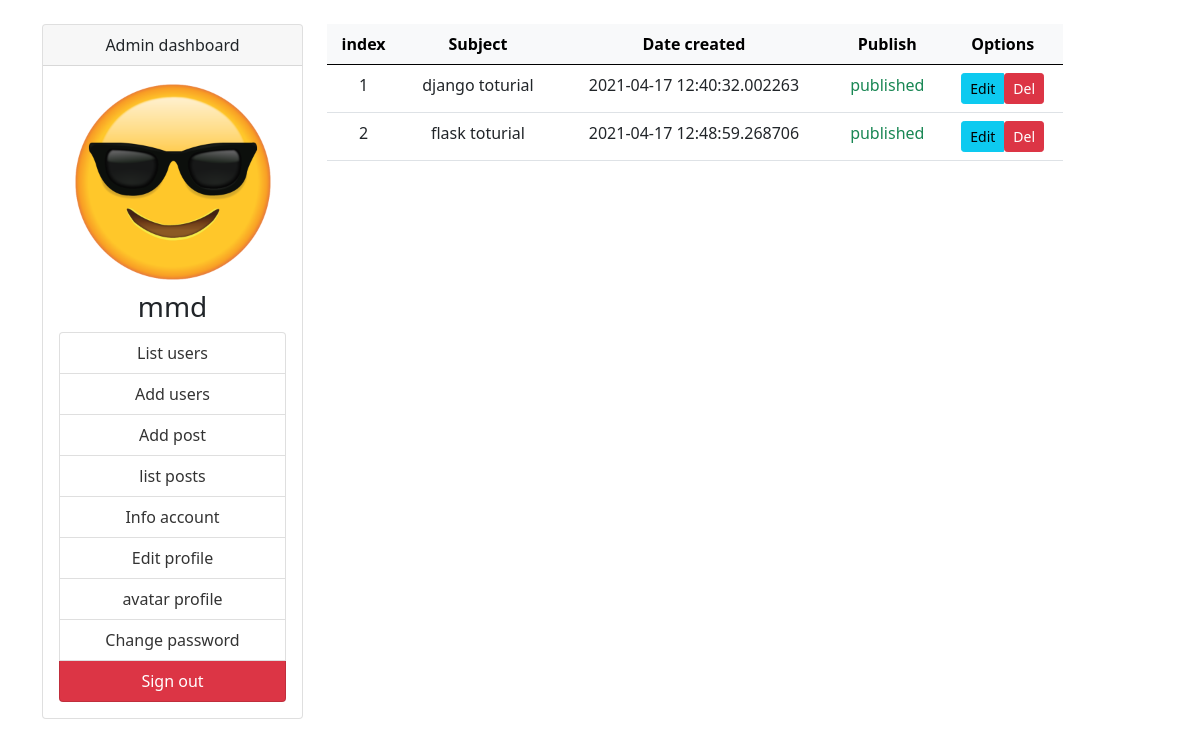
/Admin/list_post (signed in), run on the app's committed database.
### models/user.py (models this page shows, shortened)
class User_sign(db.Model , UserMixin):
    id=Column(Integer() , primary_key=True )
    name=Column(String(110))
    email=Column(String(110))
    password=Column(String(110))
    admin=Column(Boolean(),default=False )
    avatar=Column(String(110) , default='/static/img/avatar.png')
    phone=Column(String(20) , default=0)
    created_at=Column(DateTime(),default=datetime.utcnow())
    __table_args__ = {'extend_existing': True}
    @property
    def passwd(self):
        raise AttributeError('access forbidden')

### models/article.py (models this page shows)
class Articles(db.Model):
    id=Column(Integer,primary_key=True)
    subject=Column(String(150))
    content=Column(Text)
    thumb=Column(String(100) , default='')
    publish=Column(Boolean ,default=False)
    created_at=Column(DateTime(),default=datetime.utcnow())
    __table_args__ = {'extend_existing': True}

### firstproject.py (the view)
@myapp.route('/Admin/list_post',methods=['get', 'post'])
def admin_list_posts():
    get_all_articles = article.Articles.query.all()
    return render_template('/Admin/list_posts.html', articles=get_all_articles)

### firstproject.py (called while the page is built)
@login.user_loader
def userloader(user_id):
    return user.User_sign.query.get(user_id)

### templates/Admin/list_posts.html (shortened to what this page needs)
<!DOCTYPE html>
<html lang="en">
<head>
    <link rel="stylesheet" href="{{ url_for('static',filename="css/app.css") }}"
</head>
<body>
<link href="https://cdn.jsdelivr.net/npm/bootstrap@5.0.0-beta3/dist/css/bootstrap.min.css" rel="stylesheet">
<div class="container text-center">
    <div class="row mt-4">
        {% include'./Admin/menu.html' %}
        <div class="col-8 justify-content-center">
            <table class="table">
                <thead class="table-light">
                <tr>
                    <th>index</th>
                    <th>Subject</th>
                    <th>Date created</th>
                    <th>Publish</th>
                    <th>Options</th>
                </tr>
                </thead>
                <tbody>
                {% for article in articles %}
                    <tr>
                        <td>{{ loop.index }}</td>
                        <td>{{ article.subject }}</td>
                        <td>{{ article.created_at }}</td>
                        <td>
                            {% if article.publish %}
                                <span class="text-success">published</span>
                            {% else %}
                                <span class="text-danger">saved</span>
                            {% endif %}
                        </td>
                        <th>
                            <div class="btn-group" role="group">
                                <a href="{{ url_for('admin_edit_posts') }}?id={{ article.id }}" class="btn btn-info btn-sm"> Edit</a>
                                <form action="{{ url_for("admin_delete_posts") }}?id={{ article.id }}" method="post">
                                    <button type="submit" class="btn btn-danger btn-sm"> Del</button>
                                </form>
                            </div>
                        </th>
                    </tr>
                {% endfor %}
                </tbody>
            </table>
        </div>
    </div>
</div>
</body>
</html>

### templates/Admin/menu.html
<div class="col-3">
    <div class="card">
        <div class="card-header"> Admin dashboard </div>
        <div class="card-body text-center">
            <img src="{{ url_for('static' , filename=current_user.avatar) }}" width="200" "height=200" alt=''>
            <h3 class="text-center mt-2" class="font-italic" class="font-weight-bolder"> {{ current_user.name }}</h3>
            <ul class="list-group">
                 <li class="list-group-item"><a class="link" href="{{ url_for('admin_list_users') }}"> List users</a></li>
                 <li class="list-group-item"><a class="link" href="{{ url_for('admin_add_users') }}">Add users </a></li>
                 <li class="list-group-item"><a class="link" href="{{ url_for('admin_add_post') }}">Add post </a></li>
                 <li class="list-group-item"><a class="link" href="{{ url_for('admin_list_posts') }}">list posts </a></li>
                <li class="list-group-item"><a class="link" href="{{url_for('admin_info')}}">Info account </a></li>
                <li class="list-group-item"><a class="link" href="{{ url_for('admin_edit') }}">Edit profile </a></li>
                <li class="list-group-item"><a class="link" href="{{ url_for('admin_avatar') }}">avatar profile </a></li>
                <li class="list-group-item"><a class="link" href="{{ url_for('admin_password') }}"> Change password</a></li>
                <li class="list-group-item bg-danger"><a class="link text-white" href="{{ url_for('Signout') }}"> Sign out</a></li>
            </ul>
        </div>
    </div>
</div>

### static/css/app.css (style rules this page uses)
.link { text-decoration: none; color: #333; }

### data on the page
User_sign: avatar (picture), name "mmd"
Articles: subject "django toturial", created_at "2021-04-17 12:40:32.002263", publish "published"
Articles: subject "flask toturial", created_at "2021-04-17 12:48:59.268706", publish "published"
